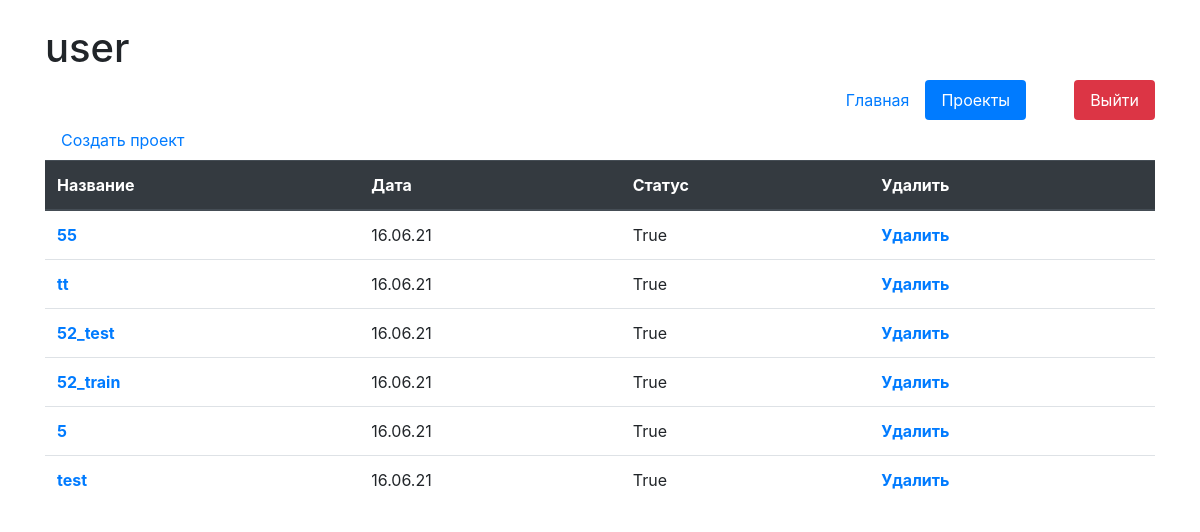
Before: /projects (signed in) with the older database file.
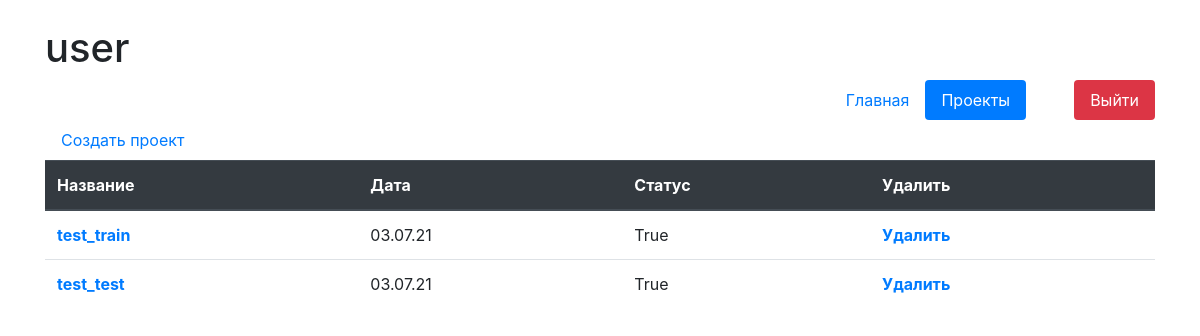
After: the same page with the newer database file.
### f_clustering/models.py (models this page shows)
class Projects(models.Model):
	author = models.ForeignKey(User, on_delete = models.CASCADE, verbose_name='Автор', blank=True, null=True)
	date = models.DateTimeField(auto_now=True)
	name = models.CharField(max_length=200, verbose_name='Название')
	stage = models.IntegerField(default=0)
	status = models.BooleanField(verbose_name='Готово', default=False)
	attach = models.FileField(storage=FileSystemStorage(location='df'))
	settings = models.FileField(storage=FileSystemStorage(location='settings'))
	comments = models.TextField()

### f_clustering/views.py (the view)
# urls.py: path('projects', views.SpeechProjectsView.as_view(), name='projects'),
class SpeechProjectsView(ListView):
	model = Projects
	template_name = 'projects.html'
	def get_context_data(self, **kwargs):
		kwargs['data'] = Projects.objects.filter(author = self.request.user).order_by('-date')
		return super().get_context_data(**kwargs)

### f_clustering/templates/projects.html
{% extends 'main.html' %}
  {% block content %}
  	<div class="container">
      {% url 'add_projects' as url_add_projects %}
      <a class="nav-link" href="{{url_add_projects}}">Создать проект</a>
      <table class="table">
        <thead class="thead-dark">
          <tr>
            <th scope="col">Название</th>
            <th scope="col">Дата</th>
            <th scope="col">Статус</th>
            <th scope="col">Удалить</th>
          </tr>
        </thead>
        <tbody>
          {% for i in data %}
            <tr>
              <th scope="row"><a href="{% url 'start_project' i.id %}">{{i.name}}</a></td>
              <td>{{i.date|date:'d.m.y'}}</td>
              <td>{{i.status}}</td>
              <th scope="row"><a href="{% url 'delete_project' i.id %}">Удалить</a></td>
            </tr>
          {% endfor %}
      </table>
  	</div>
  {% endblock %}

### f_clustering/templates/main.html (shortened to what this page needs)
<!doctype html>
<html lang="en">
  <head>
    <link rel="stylesheet" href="https://stackpath.bootstrapcdn.com/bootstrap/4.5.2/css/bootstrap.min.css">
  </head>
  <body>
    <div class="container mt-4">
      <h1>{{request.user}}</h1>
      <ul class="nav nav-pills justify-content-end">
        <li class="nav-item">
          {% url 'main' as url_main %}
          <a class="nav-link {% if url_main == request.path %} active {% endif %}" href="{{url_main}}">Главная</a>
        </li>
        {% if request.user.is_authenticated %}
          <li class="nav-item">
            {% url 'projects' as url_projects %}
            <a class="nav-link {% if url_projects == request.path %}active{% endif %}" href="{{url_projects}}">Проекты</a>
          </li>
          <li class="nav-item">
            {% url 'logout' as url_logout %}
            <a class="nav-link btn-danger ml-5" href="{{url_logout}}">Выйти</a>
          </li>
        {% endif %}
      </ul>
    </div>
    {% block content %}{% endblock %}
  </body>
</html>

Changed rows visible on the page:
removed Projects: name "55", date "16.06.21", status "True"
removed Projects: name "tt", date "16.06.21", status "True"
removed Projects: name "52_test", date "16.06.21", status "True"
removed Projects: name "52_train", date "16.06.21", status "True"
removed Projects: name "5", date "16.06.21", status "True"
removed Projects: name "test", date "16.06.21", status "True"
added Projects: name "test_train", date "03.07.21", status "True"
added Projects: name "test_test", date "03.07.21", status "True"
